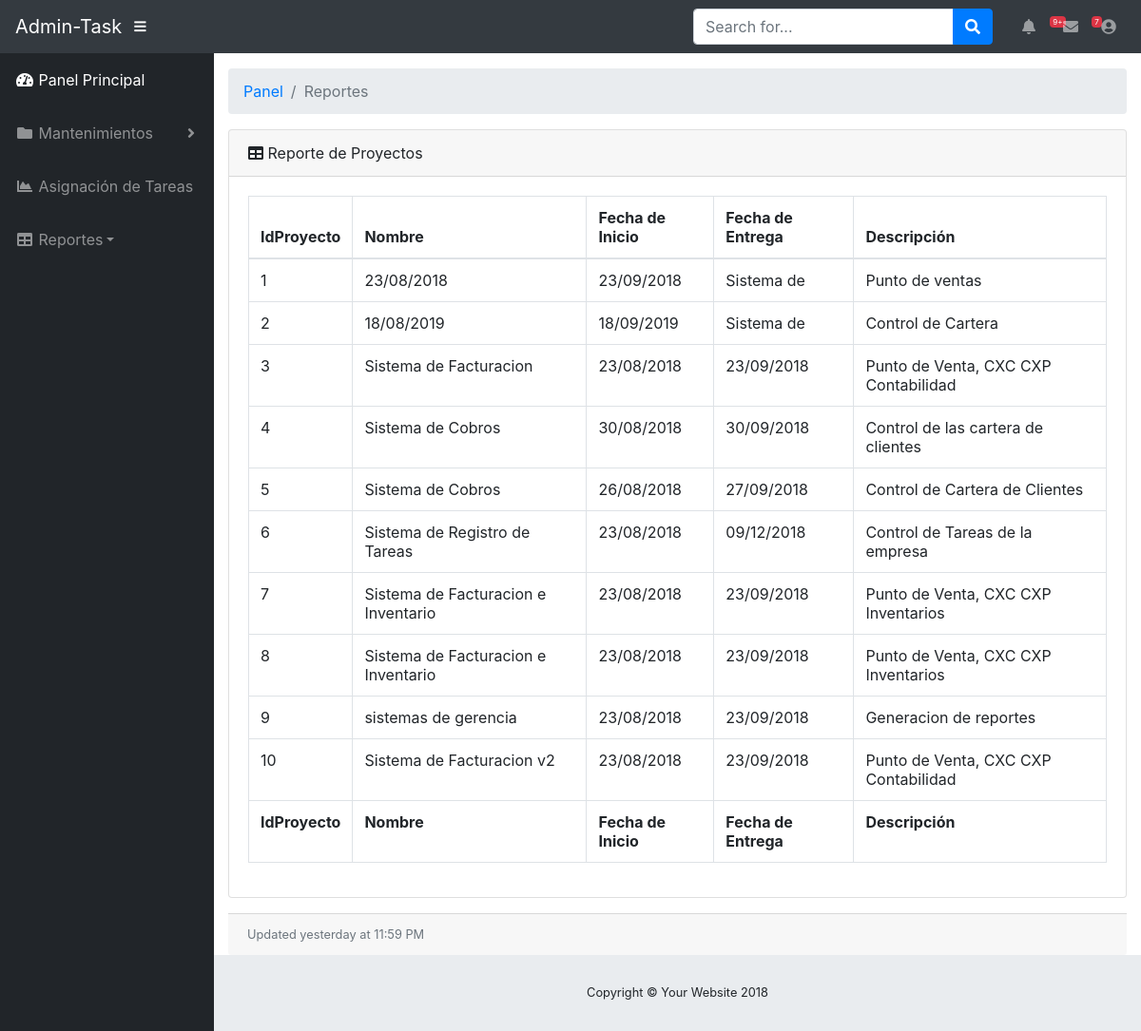
The page /reporteProyectos.php on the database as committed earlier.
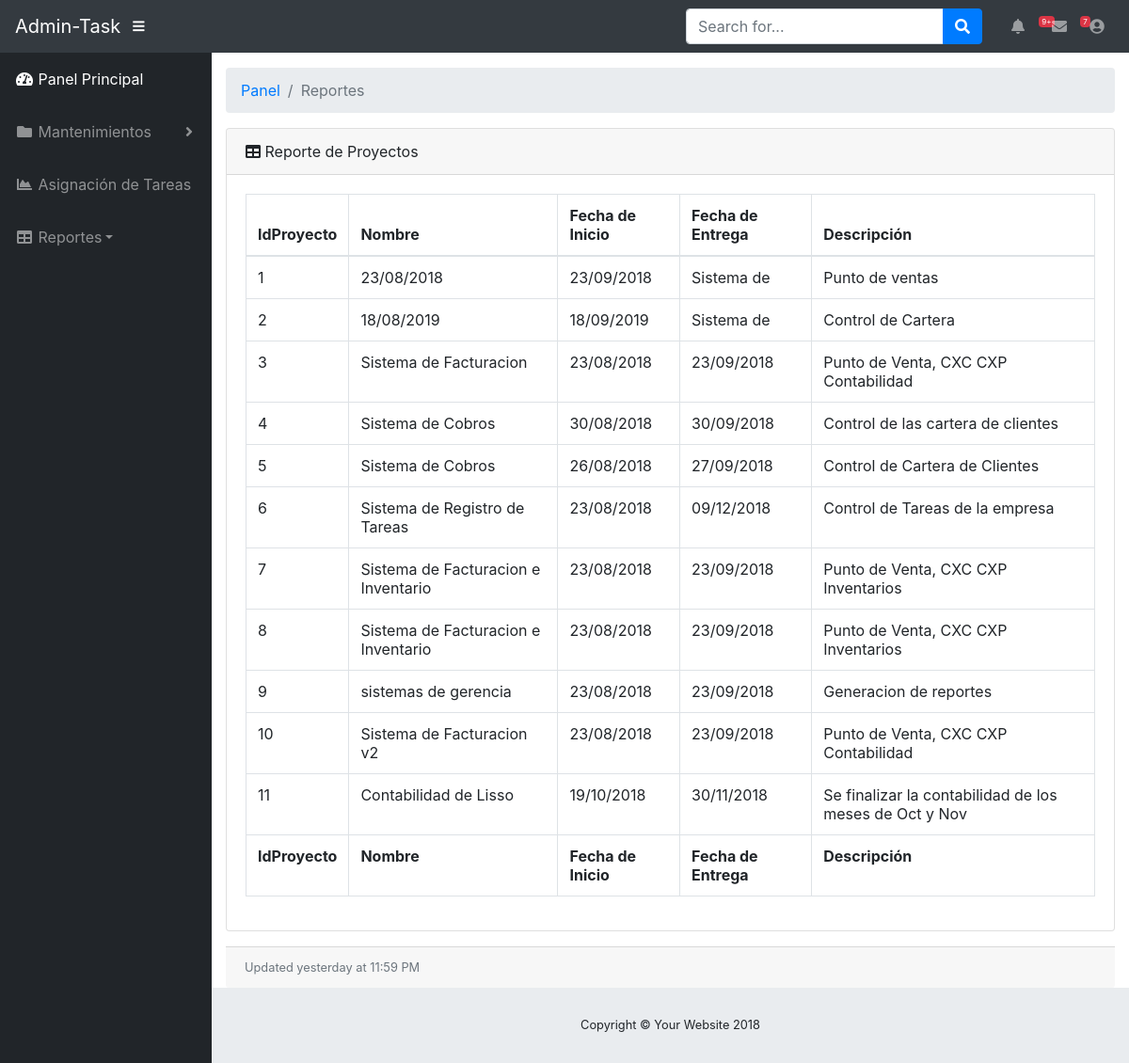
The same page on the database as committed later.
### tables this page shows
CREATE TABLE IF NOT EXISTS `proyectos` (
  `idproyecto` int(11) NOT NULL AUTO_INCREMENT,
  `nombre` varchar(100) NOT NULL,
  `fechaInicio` varchar(10) NOT NULL,
  `fechaEntrega` varchar(10) NOT NULL,
  `descripcion` varchar(200) NOT NULL,
  PRIMARY KEY (`idproyecto`)
);

### reporteProyectos.php (the view, shortened to what the changed rows need)
<html lang="en">
  <head>
    <link href="vendor/bootstrap/css/bootstrap.min.css" rel="stylesheet">
    <link href="vendor/fontawesome-free/css/all.min.css" rel="stylesheet" type="text/css">
    <link href="vendor/datatables/dataTables.bootstrap4.css" rel="stylesheet">
    <link href="css/sb-admin.css" rel="stylesheet">
  </head>
  <body id="page-top">
    <div id="wrapper">
      <div id="content-wrapper">
        <div class="container-fluid">
          <div class="card mb-3">
            <div class="card-body">
            <?php
                $conn =  Conectar();
                $listado = mysqli_query($conn, "select * from proyectos");
                echo "<table class='table table-bordered' id='dataTable' width='100%' cellspacing='0'><thead>
                    <tr>
                      <th>IdProyecto</th>
                      <th>Nombre</th>
                      <th>Fecha de Inicio</th>
                      <th>Fecha de Entrega</th>
                      <th>Descripción</th>
                    </tr>
                  </thead>
                  <tfoot>
                    <tr>
                      <th>IdProyecto</th>
                      <th>Nombre</th>
                      <th>Fecha de Inicio</th>
                      <th>Fecha de Entrega</th>
                      <th>Descripción</th>
                    </tr>
                  </tfoot>
                  <tbody>";
                $columna = 5;
                while ($fila = mysqli_fetch_array($listado)) {
                    echo "<tr>";
                    for ($i=0; $i < $columna; $i++) {
                        ?>
                        <td><?php echo $fila[$i]; ?></td>
                        <?php
                    }
                    echo "</tr>";
                }
                echo "</tbody>
                    </table>";
            ?>
              </div>
            </div>
          </div>
        </div>
      </div>
  </body>
</html>

Rows that differ between the two databases and show on the page:
added proyectos: idproyecto "11", nombre "Contabilidad de Lisso", fechaInicio "19/10/2018", fechaEntrega "30/11/2018", descripcion "Se finalizar la contabilidad de los meses de Oct y Nov"
